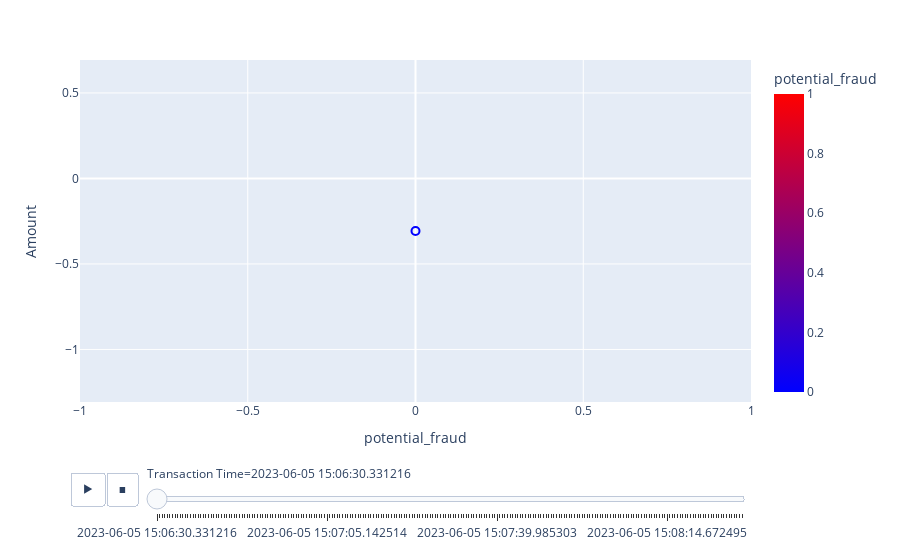

Notebook cell for this chart:
### Code cell
fig = px.scatter(df, x = df['potential_fraud'],
                 y = df['Amount'],
                 color='potential_fraud',
                 range_color=[0, 1],
                 color_continuous_scale=["blue", "red"],
                 animation_frame='Transaction Time'
)

fig.update_traces(
    marker=dict(size=8, symbol="circle-open", line=dict(width=2, color="DarkSlateGrey")),
    selector=dict(mode="markers"),
)

fig.show()
